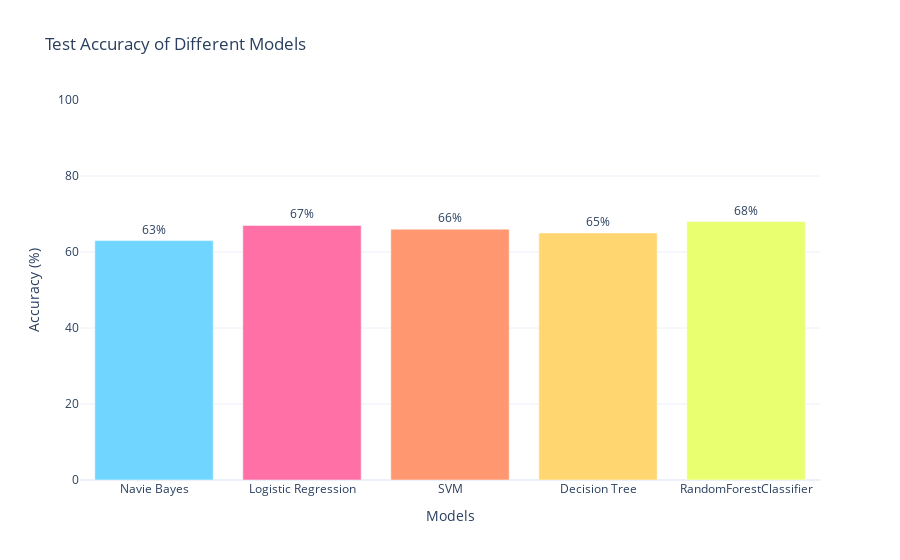

Source (notebook cell):
### Markdown cell above
### Accuracy Of Different Models On  Bag Of Word Method

### Code cell
import plotly.graph_objects as go

# Data for the graph
models = ['Navie Bayes', 'Logistic Regression', 'SVM', 'Decision Tree', 'RandomForestClassifier']
accuracies = [63, 67, 66, 65, 68]

# Create the bar chart
fig = go.Figure(
    data=[
        go.Bar(
            x=models,
            y=accuracies,
            text=[f"{accuracy}%" for accuracy in accuracies],
            textposition='outside',
            marker_color=["#70d6ff", "#ff70a6", "#ff9770", "#ffd670", "#e9ff70"]
        )
    ]
)

# Add layout details
fig.update_layout(
    title='Test Accuracy of Different Models',
    xaxis_title='Models',
    yaxis_title='Accuracy (%)',
    yaxis=dict(range=[0, 100]),
    template='plotly_white',
    showlegend=False
)

# Show the chart
fig.show()

### Figure 1 — Plotly figure (JSON) as saved in the notebook; plotly's stock layout.template omitted (floating-point values rounded to 4 significant figures)
{"data": [{"marker": {"color": ["#70d6ff", "#ff70a6", "#ff9770", "#ffd670", "#e9ff70"]}, "text": ["63%", "67%", "66%", "65%", "68%"], "textposition": "outside", "type": "bar", "x": ["Navie Bayes", "Logistic Regression", "SVM", "Decision Tree", "RandomForestClassifier"], "y": [63, 67, 66, 65, 68]}], "layout": {"showlegend": false, "title": {"text": "Test Accuracy of Different Models"}, "xaxis": {"title": {"text": "Models"}}, "yaxis": {"range": [0, 100], "title": {"text": "Accuracy (%)"}}}}
